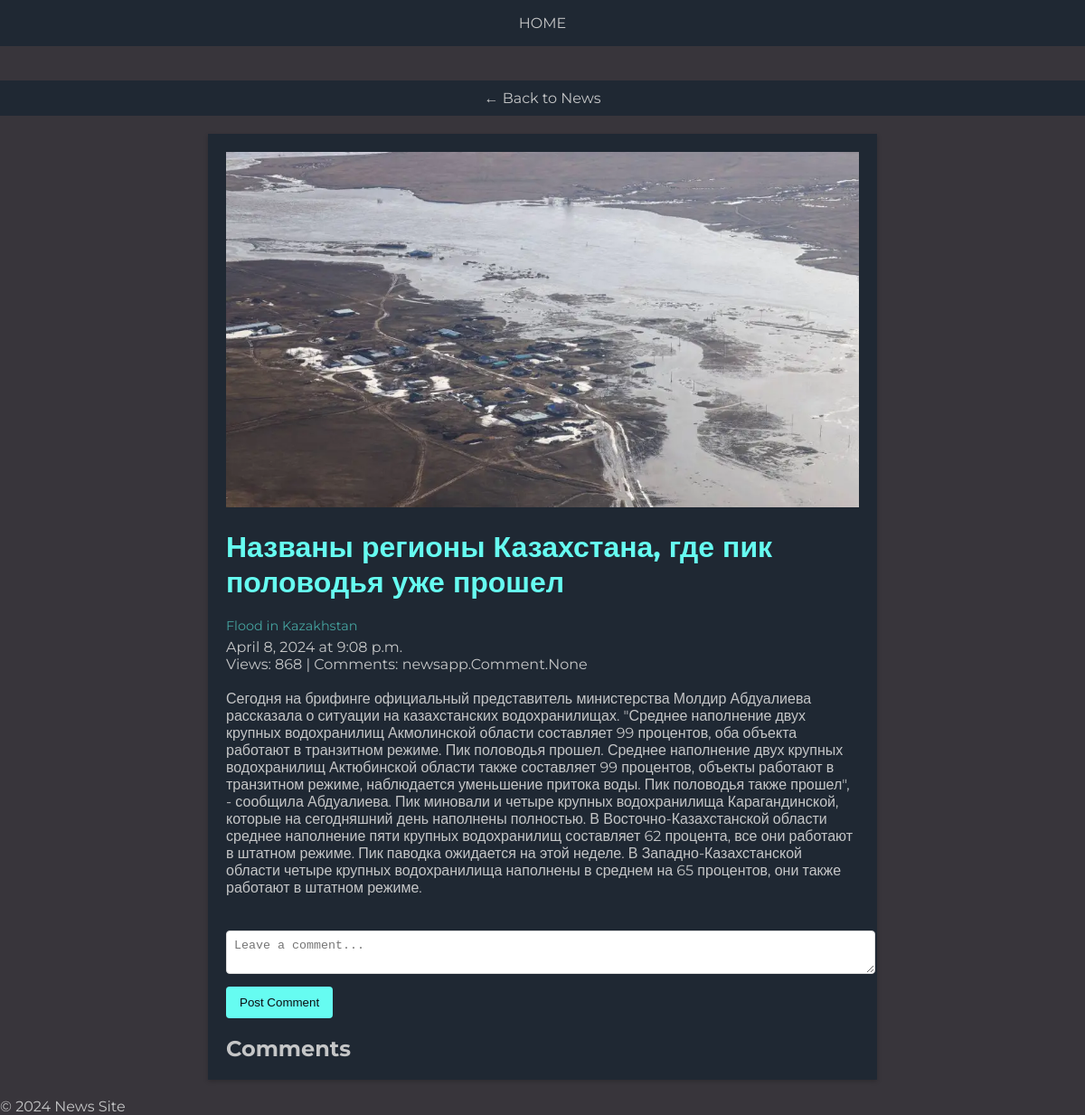
Page /news/25/ on the committed database.
### newsapp/models.py (models this page shows, shortened)
class NewsPost(models.Model):
    title = models.CharField(max_length=255)
    main_text = models.TextField()
    date_posted = models.DateField()
    time_posted = models.TimeField()
    image = models.ImageField(upload_to='news_images/')
    views = models.IntegerField(default=0)
    category = models.ForeignKey(Category, on_delete=models.CASCADE, related_name='news_posts', null=True)
    category = models.ForeignKey(Category, on_delete=models.CASCADE, related_name='news_posts', null=True)

class Category(models.Model):
    name = models.CharField(max_length=100)

### newsapp/views.py (the view)
# urls.py: path('news/<int:pk>/', views.news_detail, name='news-detail'),
def news_detail(request, pk):
    news_post = get_object_or_404(NewsPost, pk=pk)
    if request.method == "POST":
        author = "Anonymous"
        text = request.POST.get("comment")
        if text:
            comment = Comment(post=news_post, author=author, text=text, created_date=timezone.now())
            comment.save()
            return HttpResponseRedirect(request.path_info)
    else:
        news_post.views += 1
        news_post.save()
    comments = news_post.comments.all().order_by("-created_date")
    return render(request, 'news_detail.html', {'news_post': news_post, 'comments': comments})

### newsapp/templates/news_detail.html (shortened to what this page needs)
{% extends 'base.html' %}
{% load static %}
{% block content %}
<div class="header">
    <a href="{% url 'news-grid' %}">&larr; Back to News</a>
</div>
<div class="news-post">
    <img src="{{ news_post.image.url }}" alt="{{ news_post.title }}">
    <h1>{{ news_post.title }}</h1>
    <p class="category-name">{{ news_post.category.name }}</p>
    <p>{{ news_post.date_posted }} at {{ news_post.time_posted }}</p>
    <p>Views: {{ news_post.views }} | Comments: {{ news_post.comments }}</p>
    <br>
    <div class="main-text">
        {{ news_post.main_text }}
    </div>
    <br><br>
    <div class="comment-form">
        <form action="" method="post">
            <textarea name="comment" placeholder="Leave a comment..." required></textarea>
            <button type="submit">Post Comment</button>
        </form>
    </div>
    <br>
    <div class="comments">
        <h2>Comments</h2>
    </div>
</div>
{% endblock %}

### static/css/style.css (style rules this page uses)
body { background-color: #38353b; }
body, h1, h2, h3, p, a { margin: 0; padding: 0; font-family: 'Montserrat', sans-serif; color: #C5C6C7; }
a { text-decoration: none; color: inherit; }
.header, .footer { background-color: #1F2833; color: #C5C6C7; padding: 10px 20px; text-align: center; }
.category-name { color: #45A29E; font-size: 0.9em; margin-bottom: 5px; }
.news-post { background-color: #1F2833; color: #C5C6C7; margin: 20px auto; max-width: 700px; padding: 20px; box-shadow: 0 2px 5px rgba(0, 0, 0, 0.2); overflow-wrap: break-word; }
.news-post img { width: 100%; height: auto; margin-bottom: 20px; }
.news-post h1 { color: #66FCF1; margin-bottom: 20px; }
.comment-form textarea { width: 100%; padding: 8px; margin-bottom: 10px; border-radius: 4px; border: 1px solid #ddd; resize: vertical; }
.comment-form button { padding: 10px 15px; background-color: #66FCF1; border: none; border-radius: 4px; cursor: pointer; color: #0B0C10; }

### rows in the picture
NewsPost: image (picture), title "Названы регионы Казахстана, где пик половодья уже прошел", category.name "Flood in Kazakhstan", date_posted "April 8, 2024", time_posted "9:08 p.m.", views "868", comments "newsapp.Comment.None", main_text "Сегодня на брифинге официальный представитель министерства Молдир Абдуалиева рассказала о ситуации на казахстанских водохранилищах. \"Среднее наполнение двух крупных водохранилищ Акмолинской области составляет 99 процентов, оба объекта работают в транзитном режиме. Пик половодья прошел. Среднее наполнение двух крупных водохранилищ Актюбинской области также составляет 99 процентов, объекты работают в транзитном режиме, наблюдается уменьшение притока воды. Пик половодья также прошел\", - сообщила Абдуалиева. Пик миновали и четыре крупных водохранилища Карагандинской, которые на сегодняшний день наполнены полностью. В Восточно-Казахстанской области среднее наполнение пяти крупных водохранилищ…"
